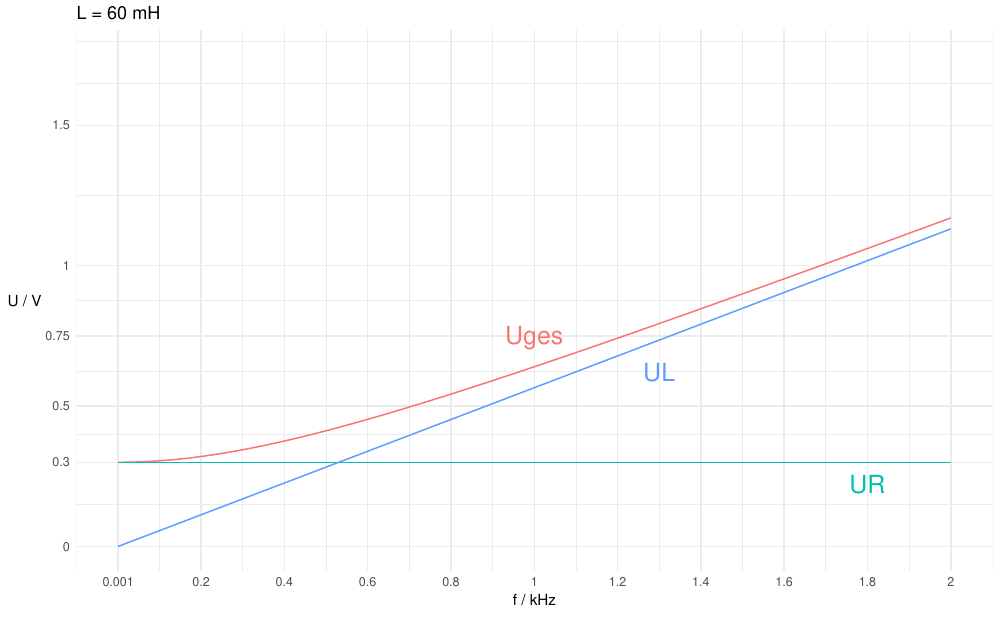

The script that saved this image:
# RL Hochpassfilter
library(ggplot2)

options(scipen=10000)

output_width  <- 10
output_height <- output_width * 0.6180339887498948

ylabel <- bquote("U / V")
xlabel <- bquote( "f / kHz")

xbreaks <- c(1,200,400,600,800,1000,1200,1400,1600,1800,2000)
ybreaks <- c(0, 0.3, 0.5, 0.75, 1, 1.5)

ieff <- 0.0015
r    <- 200
L    <- 0.06

uges<- function(f) {ieff * sqrt(r^2 + (4*pi^2*f^2 * L^2)) }
ur  <- function(f) {ieff * r}
ul  <- function(f) {ieff * (2*pi*f*L)}

pdf("2_3.pdf", width = output_width, height = output_height)


####################################################################

p9 <- ggplot(data.frame(x = c(1, 2000)), aes(x = x))+

        theme_minimal() +

        ggtitle(bquote("L = 60 mH")) +

        stat_function(fun = uges, colour = "#F8766F")+
        stat_function(fun = ur, colour   = "#00C0AF")+
        stat_function(fun = ul, colour   = "#619CFF")+
        #scale_colour_manual("Function", values=c("blue","red"), breaks=c(uges_legend,"exp"))+

        theme(axis.title.y = element_text(angle = 0, vjust = .5)) +

        xlab(xlabel)  +
        ylab(ylabel)  +

        scale_y_continuous(limits=c(0, 1.75), breaks = ybreaks, labels = ybreaks) +

        scale_x_continuous(breaks = xbreaks, limits=c(1, 2000), labels = xbreaks/1000 )+

        annotate(geom="text", x=1000, y=0.75,  label=bquote("Uges"),  color="#F8766D",  size=4*1.618) +
        annotate(geom="text", x=1300, y=0.62, label=bquote("UL"),    color="#619CFF",  size=6.18) +
        annotate(geom="text", x=1800, y=0.22,  label=bquote("UR"),   color="#00C0AF",  size=6.18)

p9
